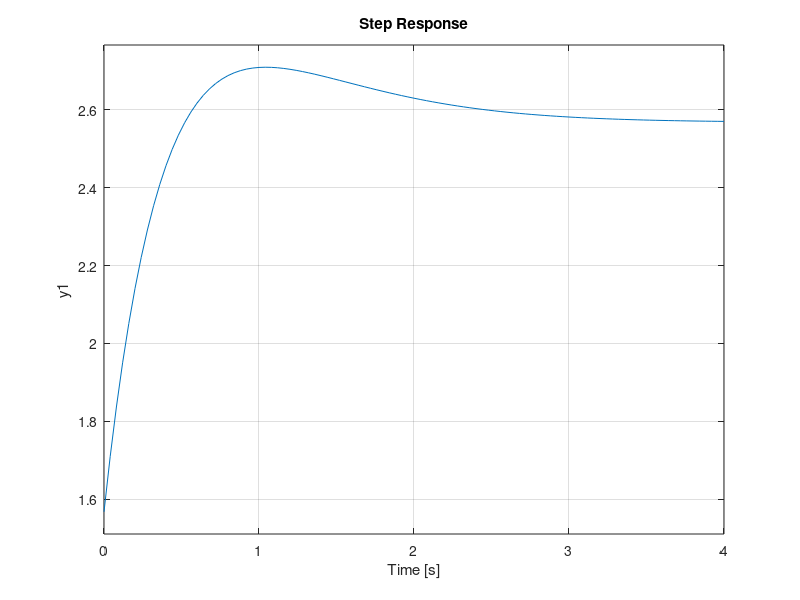

Here is the MATLAB script that generated this plot:
num = [0, 0, 1.5]
den = [0.4, 0, 0]
g = tf(num, den)
subplot(2, 2, 1)
step(g)
kp = 1
ki = 0
kd = 1

c = pid(kp, ki, kd)

error = 1

t = feedback(g*c, error)+1.568
subplot(2, 2, 2)
step(t)
